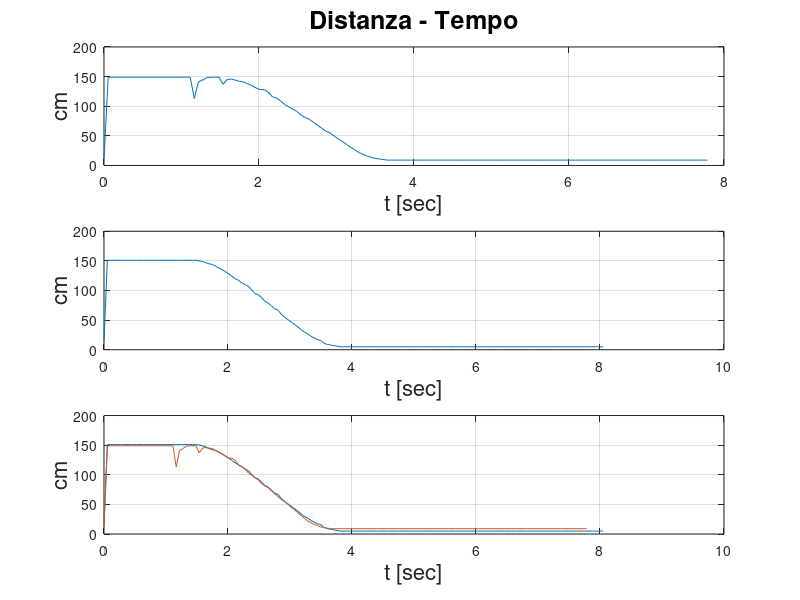
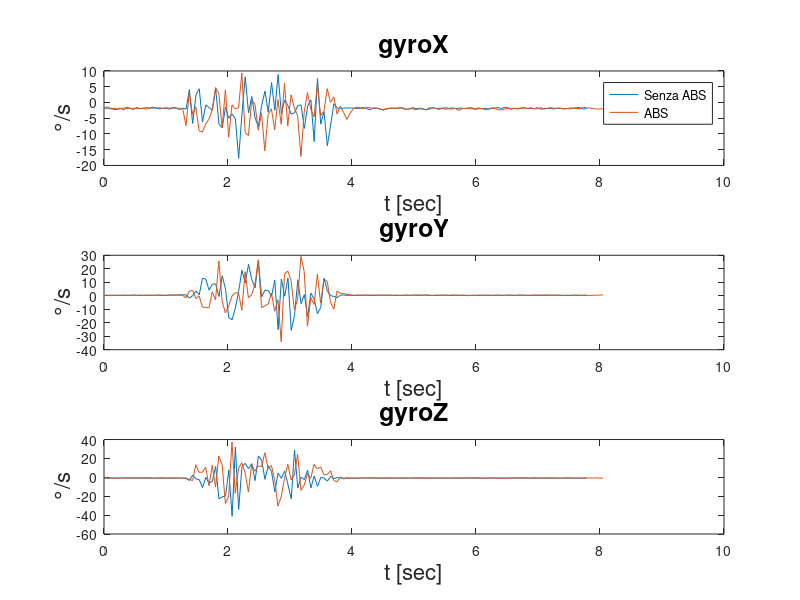
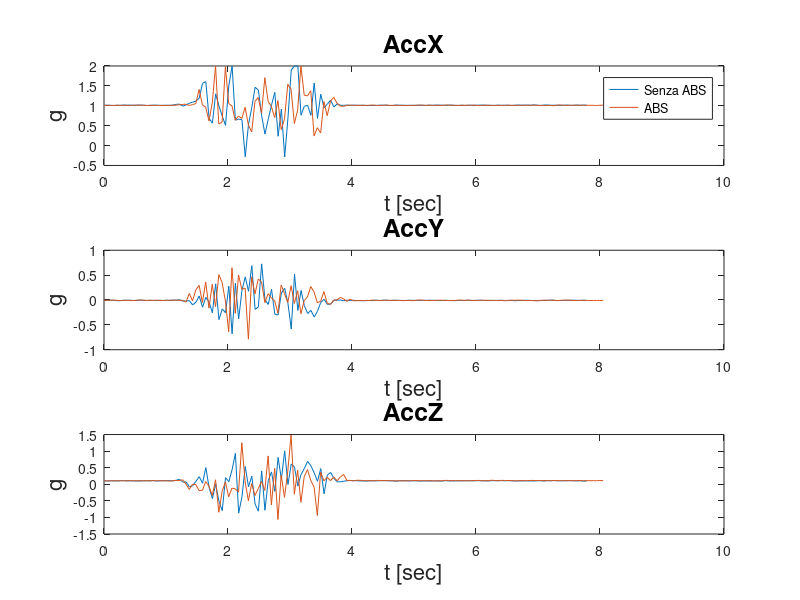
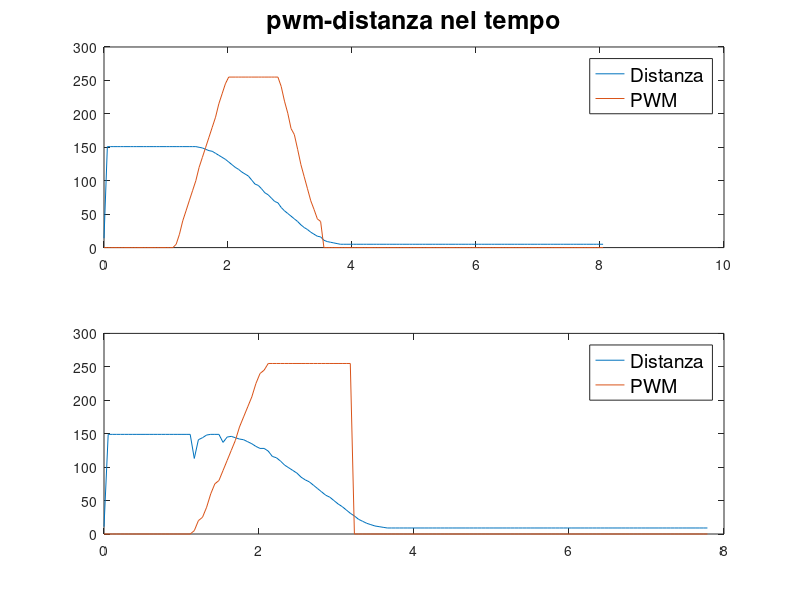

Here is the MATLAB script that generated these plots, in order:
clc
close all
clear all

%%Accelerometro e giroscpio moltiplicati per 1.5

% import from file to array
ABS = importdata("./abs/dati3_abs.txt");
STOP = importdata("./stop/dati5_stop.txt");

%tempo di campionamento ABS
tempo_ABS= ABS(:,8)*0.001;
%giroscopio ABS 
gyroX_ABS = ABS(:, 4)/131.0;% [°] unit
gyroY_ABS= ABS(:, 5)/131.0;% [°] unit
gyroZ_ABS = ABS(:, 6)/131.0;% [°] unit
%accelerazioni ABS 
AccX_ABS = ABS(:, 1)/16384.0;% [g] unit
AccY_ABS = ABS(:, 2)/16384.0;% [g] unit
AccZ_ABS = ABS(:, 3)/16384.0;% [g] unit
%spazio (distanza) ABS 
distanza_ABS = ABS(:,7);
pwm_ABS = ABS(:,9);



%tempo di campionamento STOP
tempo_STOP = STOP(:,8)*0.001;
%giroscopio STOP 
gyroX_STOP = STOP(:, 4)/131.0;% [°] unit
gyroY_STOP = STOP(:, 5)/131.0;% [°] unit
gyroZ_STOP = STOP(:, 6)/131.0;% [°] unit
%accelerazioni STOP
AccX_STOP =STOP(:, 1)/16384.0;% [g] unit
AccY_STOP =STOP(:, 2)/16384.0;% [g] unit
AccZ_STOP =STOP(:, 3)/16384.0;% [g] unit
%spazio (distanza) STOP 
distanza_STOP = STOP(:,7);
pwm_STOP = STOP(:,9);

%GRAFICO SPAZIO-TEMPO
figure(1)
axis(1) = subplot(3,1,1);
plot(tempo_STOP,distanza_STOP);
title('Distanza - Tempo', 'FontSize', 18);
xlabel('t [sec]', 'FontSize', 16);
ylabel('cm', 'FontSize', 16);
grid on;
axis(2) = subplot(3,1,2);
plot(tempo_ABS,distanza_ABS);
xlabel('t [sec]', 'FontSize', 16);
ylabel('cm', 'FontSize', 16);
grid on;
axis(3)=subplot(3,1,3);
plot(tempo_ABS,distanza_ABS,tempo_STOP,distanza_STOP);
xlabel('t [sec]', 'FontSize', 16);
ylabel('cm', 'FontSize', 16);
grid on;


%GRAFICO GIROSCOPIO
figure(2)
axis(1) = subplot(3,1,1);
plot(tempo_STOP,gyroX_STOP,tempo_ABS,gyroX_ABS)
title('gyroX', 'FontSize', 18);
xlabel('t [sec]', 'FontSize', 16);
ylabel('°/s', 'FontSize', 16);
legend('Senza ABS', 'ABS')
axis(2) = subplot(3,1,2);
plot(tempo_STOP,gyroY_STOP,tempo_ABS,gyroY_ABS)
title('gyroY', 'FontSize', 18);
xlabel('t [sec]', 'FontSize', 16);
ylabel('°/s', 'FontSize', 16);
axis(3) = subplot(3,1,3);
plot(tempo_STOP,gyroZ_STOP,tempo_ABS,gyroZ_ABS)
title('gyroZ', 'FontSize', 18);
xlabel('t [sec]', 'FontSize', 16);
ylabel('°/s', 'FontSize', 16);

%GRAFICO ACCELERAZIONI
figure(3)
axis(1) = subplot(3,1,1);
plot(tempo_STOP,AccX_STOP,tempo_ABS,AccX_ABS)
title('AccX', 'FontSize', 18);
xlabel('t [sec]', 'FontSize', 16);
ylabel('g', 'FontSize', 16);
legend('Senza ABS', 'ABS')
axis(2) = subplot(3,1,2);
plot(tempo_STOP,AccY_STOP,tempo_ABS,AccY_ABS)
title('AccY', 'FontSize', 18);
xlabel('t [sec]', 'FontSize', 16);
ylabel('g', 'FontSize', 16);
axis(3) = subplot(3,1,3);
plot(tempo_STOP,AccZ_STOP,tempo_ABS,AccZ_ABS)
title('AccZ', 'FontSize', 18);
xlabel('t [sec]', 'FontSize', 16);
ylabel('g', 'FontSize', 16);

%GRAFICO PWM-DISTANZA
figure(4)
axis(1)=subplot(2,1,1);
plot(tempo_ABS,distanza_ABS,tempo_ABS,pwm_ABS)
title('pwm-distanza nel tempo', 'FontSize', 18);
legend('Distanza', 'PWM', 'fontSize', 14);

axis(2)=subplot(2,1,2);
plot(tempo_STOP,distanza_STOP,tempo_STOP,pwm_STOP)
legend('Distanza', 'PWM', 'fontSize', 14);

% Analsi in frequenza:
%% Analisi in frequenza del Giroscopio

%Tempo campionamento(uguale per tutte le misurazioni)
Ts = 0.05;

% Calcola la frequenza di campionamento
Fs = 1/Ts ; % la frequenza di campionamento è di di circa 20Hz 

% Calcola il numero di campioni
N_abs = length(gyroX_ABS);
N_stop = length(gyroX_STOP);

% Calcola la frequenza di Nyquist
Fn = Fs/2;

% Calcola la trasformata di Fourier su ogni asse
X_abs = fft(gyroX_ABS)/N_abs;
Y_abs = fft(gyroY_ABS)/N_abs;
Z_abs = fft(gyroZ_ABS)/N_abs;


X_stop = fft(gyroX_STOP)/N_stop;
Y_stop = fft(gyroY_STOP)/N_stop;
Z_stop = fft(gyroZ_STOP)/N_stop;

% Calcola il vettore delle frequenze
f_abs_g = (0:N_abs-1)*Fs/N_abs;
f_stop_g = (0:N_stop-1)*Fs/N_stop;


% Visualizza i risultati della trasformata di Fourier sugli assi x, y e z
figure(5);
subplot(3,1,1);
plot(f_abs_g,abs(X_abs));
title('Trasformata di Fourier sull''asse x del Giroscopio ABS');
xlabel('Frequenza (Hz)');
ylabel('Amplitude');

subplot(3,1,2);
plot(f_abs_g,abs(Y_abs));
title('Trasformata di Fourier sull''asse y del Giroscopio ABS');
xlabel('Frequenza (Hz)');
ylabel('Amplitude');

subplot(3,1,3);
plot(f_abs_g,abs(Z_abs));
title('Trasformata di Fourier sull''asse z del Giroscopio ABS');
xlabel('Frequenza (Hz)');
ylabel('Amplitude');


figure(6);
subplot(3,1,1);
plot(f_stop_g,abs(X_stop));
title('Trasformata di Fourier sull''asse x del Giroscopio STOP');
xlabel('Frequenza (Hz)');
ylabel('Amplitude');

subplot(3,1,2);
plot(f_stop_g,abs(Y_stop));
title('Trasformata di Fourier sull''asse y del Giroscopio STOP');
xlabel('Frequenza (Hz)');
ylabel('Amplitude');

subplot(3,1,3);
plot(f_stop_g,abs(Z_stop));
title('Trasformata di Fourier sull''asse z del Giroscopio STOP');
xlabel('Frequenza (Hz)');
ylabel('Amplitude');

%% Analisi in frequenza dell'accelerometro

Ts = 0.05;

% Calcola la frequenza di campionamento
Fs = 1/Ts; % la frequenza di campionamento è di 20 Hz

% Calcola il numero di campioni
N_abs = length(AccX_ABS);
N_stop = length(AccX_STOP);

% Calcola la frequenza di Nyquist
Fn = Fs/2;

% Calcola la trasformata di Fourier su ogni asse

X_abs = fft(AccX_ABS)/N_abs;
Y_abs = fft(AccY_ABS)/N_abs;
Z_abs = fft(AccZ_ABS)/N_abs;


X_stop = fft(AccX_STOP)/N_stop;
Y_stop = fft(AccY_STOP)/N_stop;
Z_stop = fft(AccZ_STOP)/N_stop;

% Calcola il vettore delle frequenze
f_abs_a = (0:N_abs-1)*Fs/N_abs;
f_stop_a = (0:N_stop-1)*Fs/N_stop;


% Visualizza i risultati della trasformata di Fourier sugli assi x, y e z
figure(6);
subplot(3,1,1);
plot(f_abs_a,abs(X_abs));
title('Trasformata di Fourier sull''asse x dell Accelerometro ABS');
xlabel('Frequenza (Hz)');
ylabel('Amplitude');

subplot(3,1,2);
plot(f_abs_a,abs(Y_abs));
title('Trasformata di Fourier sull''asse y dell Accelerometro ABS');
xlabel('Frequenza (Hz)');
ylabel('Amplitude');

subplot(3,1,3);
plot(f_abs_a,abs(Z_abs));
title('Trasformata di Fourier sull''asse z dell Accelerometro ABS');
xlabel('Frequenza (Hz)');
ylabel('Amplitude');


figure(7);
subplot(3,1,1);
plot(f_stop_a,abs(X_stop));
title('Trasformata di Fourieir sull''asse x dell Accelerometro  STOP');
xlabel('Frequenza (Hz)');
ylabel('Amplitude');

subplot(3,1,2);
plot(f_stop_a,abs(Y_stop));
title('Trasformata di Fourier sull''asse y dell Accelerometro STOP');
xlabel('Frequenza (Hz)');
ylabel('Amplitude');

subplot(3,1,3);
plot(f_stop_a,abs(Z_stop));
title('Trasformata di Fourier sull''asse z dell Accelerometro STOP');
xlabel('Frequenza (Hz)');
ylabel('Amplitude');




